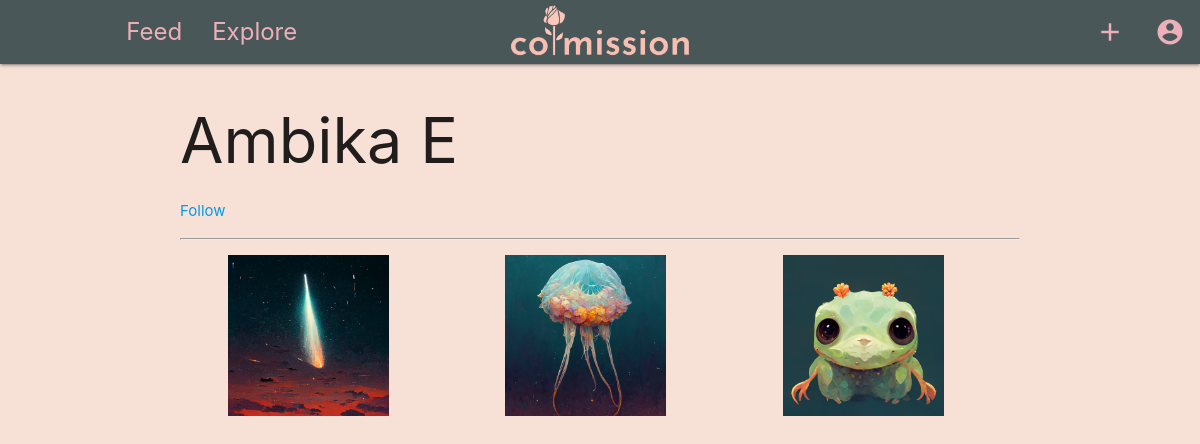
The page /profile/bikachuu on the database as committed earlier.
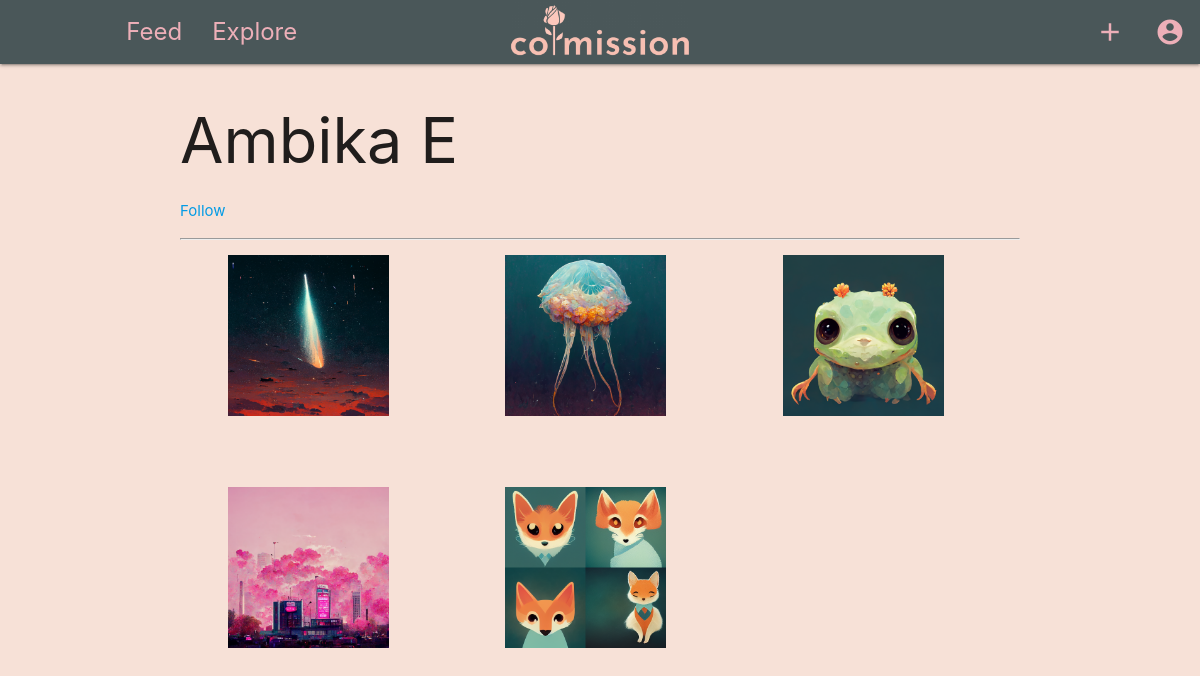
The same page on the database as committed later.
### app/models.py (models this page shows, shortened)
class User(UserMixin, db.Model):
    id = Column(Integer, primary_key=True)
    username = Column(String, index=True, unique=True, nullable=False)
    email = Column(String, unique=True, nullable=False)
    name = Column(String, nullable=False)
    bio = Column(String)
    password_hash = Column(String, nullable=False)
    is_artist = Column(Boolean)
    likes = relationship("Likes", back_populates="user")
    posts = relationship("Post", back_populates="artist")

class Post(db.Model):
    id = Column(Integer, primary_key=True)
    image_path = Column(String, nullable=False)
    caption = Column(String)
    artist_id = Column(Integer, ForeignKey("user.id"), nullable=False)
    artist = relationship("User", back_populates="posts")
    posted_at = Column(DateTime, nullable=False)
    price = Column(Float)
    tags = relationship("Tag", back_populates="post")

### app/routes.py (the view, shortened to what this page needs)
@app.route("/profile/<username>")
def profile(username):
    user = User.query.filter_by(username=username).first()
    posts = user.posts
    columns = [[], [], []]
    for i in range(len(posts)):
        columns[i % 3].append(posts[i])
    return render_template(
        "profile.html", user=user, posts=columns, title="Profile", following=False
    )

### app/templates/profile.html (shortened to what this page needs)
{% extends "base.html" %}
{% import 'macros.html' as macros %}
{% block styles %}
<link rel="stylesheet" href="/static/css/image_grid.css">
{% endblock %}
{% block app_content %}
   <h1>{{ user.name }}</h1>
   {% if current_user.is_authenticated and current_user.id == user.id %}
      <p><a href="{{ url_for('edit_profile') }}">Edit your profile</a></p>
   {% elif not following %}
      <a href="/follow/{{ user.id }}"><p>Follow</p></a>
   {% else %}
      <a href="/unfollow/{{ user.id }}"><p>Following</p></a>
   {% endif %}
   <hr>
   {{ macros.grid(posts) }}
{% endblock %}

### app/templates/base.html (shortened to what this page needs)
<!DOCTYPE html>
<html>
<head>
    <link rel="stylesheet" href="https://cdnjs.cloudflare.com/ajax/libs/materialize/1.0.0/css/materialize.min.css">
    <link rel="stylesheet" href="/static/css/style.css">
    {% block styles %}{% endblock %}
</head>
<body>
    <nav>
        <div class="row nav-wrapper">
            <a href="/" class="center brand-logo"><img src="/static/img/comission.png" width="180"></a>
            <ul id="nav-mobile" class="col offset-s1 left hide-on-med-and-down">
                <li><a href="{{ url_for('index') }}">Feed</a></li>
                <li><a href="{{ url_for('explore') }}">Explore</a></li>
            </ul>
            <ul id="nav-mobile" class="right hide-on-med-and-down">
                <li><a href="{{ url_for('create') }}"><i class="mycon material-icons">add</i></a></li>
                {% if current_user.is_authenticated %}
                <li><a href="/profile/{{current_user.username}}"><i class="mycon material-icons">account_circle</i></a>
                </li>
                {% else %}
                <li><a href="{{ url_for('login') }}"><i class="mycon material-icons">account_circle</i></a></li>
                {% endif %}
            </ul>
        </div>
    </nav>
    <div class="container">
        {% block content %}
            {% block app_content %}{% endblock %}
        {% endblock %}
    </div>
</body>
</html>

### app/templates/macros.html (shortened to what this page needs)
{% macro grid(posts) -%}
<div class="img_row">
  {% for column in posts %}
  <div class="img_column">
    {% for post in column %}
    <div class="work">
      <a href="/listing/{{post.id}}"><img class="hvr-float" src="{{ post.image_path }}"></a>
    </div>
    {% endfor %}
  </div>
  {% endfor %}
</div>
{%- endmacro %}

### app/static/css/style.css (style rules this page uses)
.nav-wrapper { background-color: #4A5759; }
nav .brand-logo { color: #EDAFB8; }
.nav-wrapper ul.left a { font-size: 24px; color: #EDAFB8; }
.nav-wrapper ul.right a { color: #EDAFB8; font-size: 30px !important; }
.mycon { font-size: 30px !important; }
body { background-color: #F7E1D7; }

### app/static/css/image_grid.css (style rules this page uses)
.img_row { display: flex; flex-wrap: wrap; padding: 0 4px; }
.img_column { flex: 25%; max-width: 50%; padding: 0 44px; }
.hvr-float { display: inline-block; vertical-align: middle; -webkit-transform: perspective(1px) translateZ(0); transform: perspective(1px) translateZ(0); box-shadow: 0 0 1px rgba(0, 0, 0, 0); -webkit-transition-duration: 0.3s; transition-duration: 0.3s; -webkit-transition-property: transform; transition-property: transform; -webkit-transition-timing-function: ease-out; transition-timing-function: ease-out; }
.img_column img { margin-top: 8px; vertical-align: middle; width: 85%; }

Rows that differ between the two databases and show on the page:
added Post: image_path (picture)
added Post: image_path (picture)
